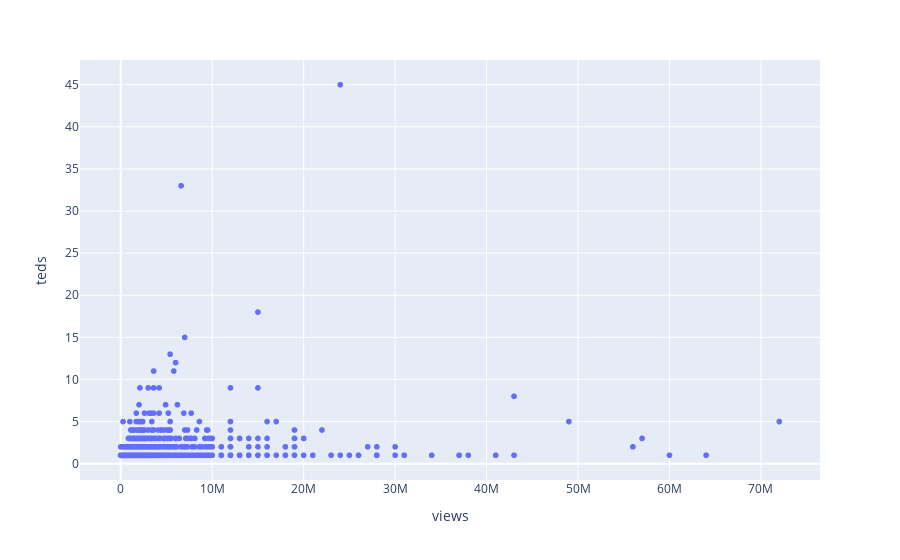

Notebook cell for this chart:
### Code cell
fig = px.scatter(dados, x="views", y="teds",hover_data=['author'])
fig.show()

### Figure 1 — Plotly figure (JSON) as saved in the notebook; plotly's stock layout.template omitted (floating-point values rounded to 4 significant figures; data arrays with more than 128 entries replaced by an {"elided": "..."} marker saying what was removed)
{"data": [{"customdata": {"elided": "4443x1 str values"}, "hovertemplate": "views=%{x}<br>teds=%{y}<br>author=%{customdata[0]}<extra></extra>", "legendgroup": "", "marker": {"color": "#636efa", "symbol": "circle"}, "mode": "markers", "name": "", "showlegend": false, "type": "scattergl", "x": {"elided": "4443 int values"}, "xaxis": "x", "y": {"elided": "4443 int values"}, "yaxis": "y"}], "layout": {"legend": {"tracegroupgap": 0}, "margin": {"t": 60}, "xaxis": {"anchor": "y", "domain": [0, 1], "title": {"text": "views"}}, "yaxis": {"anchor": "x", "domain": [0, 1], "title": {"text": "teds"}}}}
